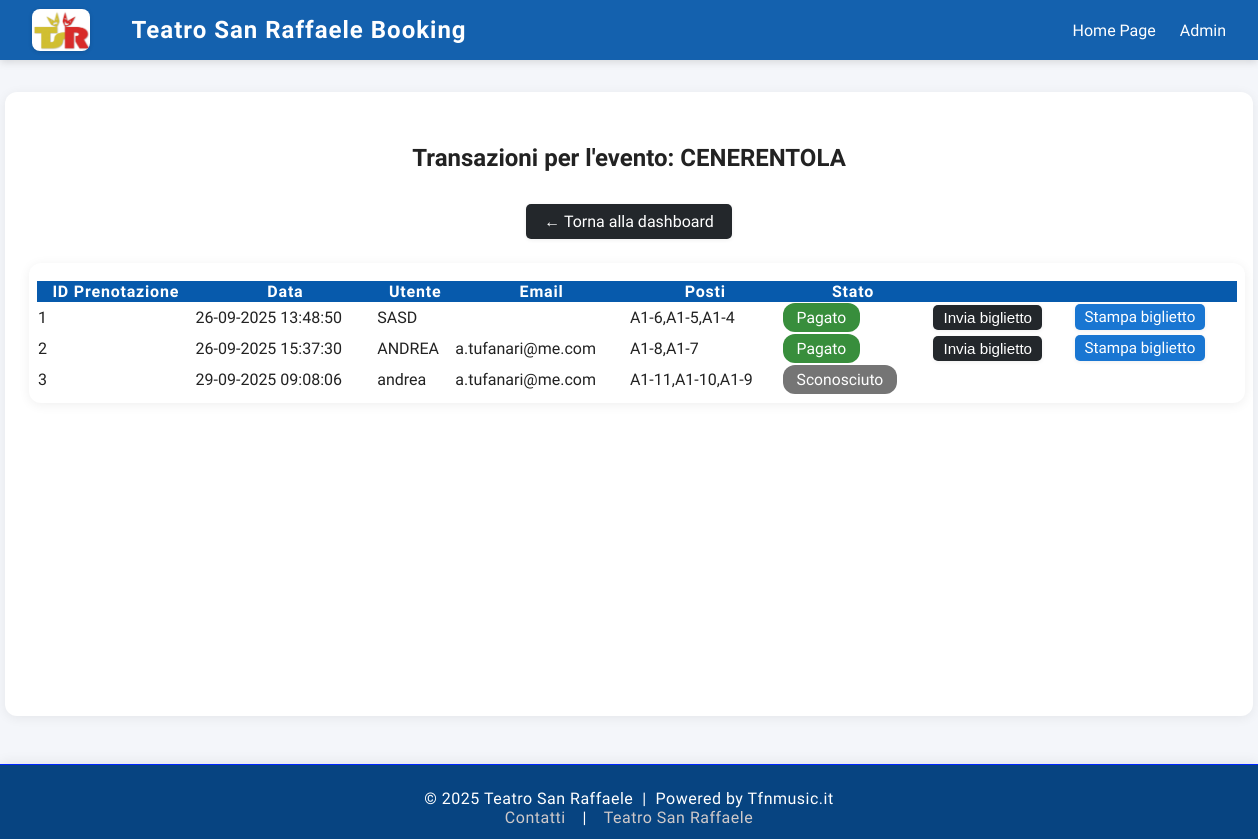
Screenshot of /event/1/transactions (signed in) with the database file from the repository.
### tables this page shows
CREATE TABLE events (
    id INTEGER PRIMARY KEY AUTOINCREMENT,
    title TEXT NOT NULL,
    date TEXT NOT NULL,
    time TEXT NOT NULL,
    price REAL NOT NULL,
    poster_url TEXT         
);

CREATE TABLE bookings (
    id INTEGER PRIMARY KEY AUTOINCREMENT,
    event_id INTEGER NOT NULL,
    name TEXT NOT NULL,
    email TEXT NOT NULL,
    seats TEXT NOT NULL,          -- posti separati da , 
    status REAL DEFAULT 0 , -- 0=libero, 1=pending ,2 = acquistato , 3 = validato
    created_at TEXT NOT NULL,
    FOREIGN KEY(event_id) REFERENCES events(id)
);

### app.py (the view)
@app.route('/event/<int:event_id>/transactions')
@login_required
def event_transactions(event_id):
    event = get_event_by_id(event_id)
    transactions = get_bookings_by_event(event_id)
    return render_template(
        'event_transactions.html',
        event_title=event['title'] if event else 'Evento sconosciuto',
        transactions=transactions
    )

### app.py (called while the page is built)
@app.context_processor
def inject_now():
    return {'now': datetime.now}

### auth.py (called while the page is built)
def login_required(f):
    @wraps(f)
    def decorated_function(*args, **kwargs):
        if session.get('logged_in') != True:
            return redirect(url_for('admin'))
        return f(*args, **kwargs)
    return decorated_function

### database.py (called while the page is built)
def get_db():
    conn = sqlite3.connect(DB_PATH)
    conn.row_factory = sqlite3.Row
    return conn

def get_event_by_id(event_id):
    conn = get_db()
    event = conn.execute('SELECT * FROM events WHERE id=?', (event_id,)).fetchone()
    conn.close()
    return event

def get_bookings_by_event(event_id, statuses=None):
    conn = get_db()
    if statuses:
        placeholders = ','.join(['?'] * len(statuses))
        bookings = conn.execute(
            f'SELECT seats FROM bookings WHERE event_id=? AND status IN ({placeholders})',
            (event_id, *statuses)
        ).fetchall()
    else:
        bookings = conn.execute(
            'SELECT * FROM bookings WHERE event_id=? ORDER BY created_at DESC',
            (event_id,)
        ).fetchall()
    conn.close()
    return bookings

### templates/event_transactions.html (shortened to what this page needs)
{% extends 'base.html' %}
{% block content %}
<h2 style="text-align:center; margin-bottom: 32px;">Transazioni per l'evento: {{ event_title }}</h2>
<p style="text-align:center; margin-bottom: 24px;">
    <a href="{{ url_for('dashboard') }}" class="btn-back">&larr; Torna alla dashboard</a>
</p>
<div class="transactions-table-wrapper">
    <table class="transactions-table">
        <thead>
            <tr>
                <th>ID Prenotazione</th>
                <th>Data</th>
                <th>Utente</th>
                <th>Email</th>
                <th>Posti</th>
                <th>Stato</th>
                <th></th>
                <th></th>
            </tr>
        </thead>
        <tbody>
            {% for t in transactions |sort(attribute='id') %}
            <tr>
                <td>{{ t.id }}</td>
                <td>{{ t.created_at }}</td>
                <td>{{ t.name }}</td>
                <td>{{ t.email }}</td>
                <td>{{ t.seats }}</td>
                <td>
                    {% if t.status == 1 %}
                    <span class="badge badge-pending">In attesa</span>
                    {% elif t.status == 2 %}
                    <span class="badge badge-paid">Pagato</span>
                    {% elif t.status == 3 %}
                    <span class="badge badge-validated">Validato</span>
                    {% else %}
                    <span class="badge badge-unknown">Sconosciuto</span>
                    {% endif %}
                </td>
                <td>
                    {% if t.status in [2,3] %}
                    <form method="post" action="{{ url_for('resend_ticket', booking_id=t.id) }}"
                        style="display:inline;">
                        <button type="submit" class="btn-back"
                            style="margin-left:8px; font-size:0.95em; padding:4px 10px;">Invia biglietto</button>
                    </form>
                </td>
                <td>
                    <a href="{{ url_for('print_ticket', booking_id=t.id) }}" target="_blank" class="btn-back"
                        style="margin-left:4px; font-size:0.95em; padding:4px 10px; background:#1976d2;">Stampa
                        biglietto</a>
                    {% endif %}
                </td>
            </tr>
            {% else %}
            <tr>
                <td colspan="8" style="text-align:center; color:#888;">Nessuna transazione trovata per questo evento.
                </td>
            </tr>
            {% endfor %}
        </tbody>
    </table>
</div>
{% endblock %}

### static/style.css (style rules this page uses)
body { margin: 0; font-family: "Josefin Sans", sans-serif; font-optical-sizing: auto; font-weight: 400; font-style: normal; background: #f4f6fa; color: #222; min-height: 100vh; }
.dashboard-table-wrapper, .transactions-table-wrapper { width: 100%; max-width: 1200px; margin: 0 auto; background: #fff; border-radius: 12px; box-shadow: 0 2px 12px #0001; padding: 18px 8px 8px 8px; }
.dashboard-table, .transactions-table { width: 100%; border-collapse: collapse; font-size: 1em; min-width: 400px; table-layout: auto; }
.transactions-table th { background: #075aac !important; color: #fff !important; font-weight: 600; letter-spacing: 0.8px; z-index: 2; }
.badge { display: inline-block; padding: 5px 14px; border-radius: 12px; font-size: 0.98em; font-weight: 500; color: #fff; }
.badge-paid { background: #388e3c; }
.badge-unknown { background: #757575; }
.btn-back { background: #23272b; color: #fff; border: none; border-radius: 5px; padding: 8px 18px; font-size: 1em; font-weight: 500; text-decoration: none; transition: background 0.2s; box-shadow: 0 1px 4px #0001; cursor: pointer; display: inline-block; }

### rows the page displays
events: title "CENERENTOLA"
bookings: id "1", created_at "26-09-2025 13:48:50", name "SASD", seats "A1-6,A1-5,A1-4", status "Pagato"
bookings: id "2", created_at "26-09-2025 15:37:30", name "ANDREA", email "a.tufanari@me.com", seats "A1-8,A1-7", status "Pagato"
bookings: id "3", created_at "29-09-2025 09:08:06", name "andrea", email "a.tufanari@me.com", seats "A1-11,A1-10,A1-9", status "Sconosciuto"
